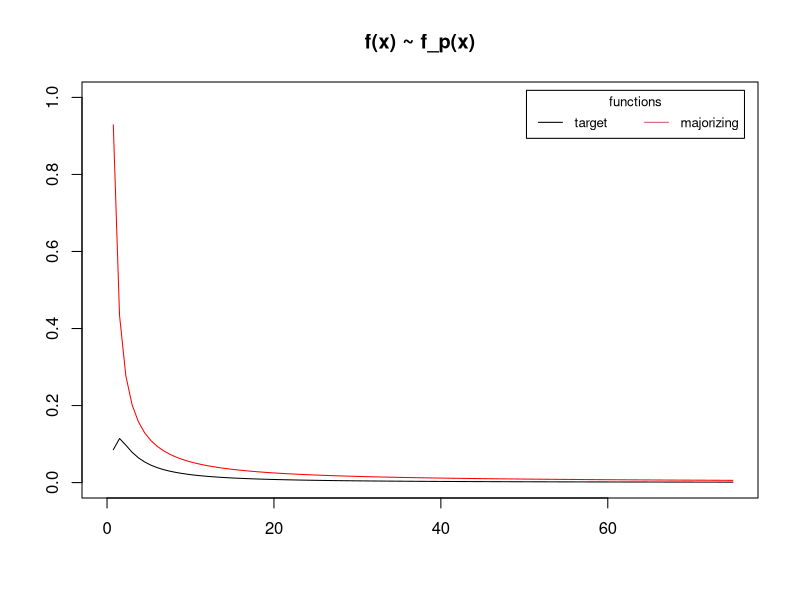

R code for this plot: (Note: this script raises an error after producing the figure.)
#########
### 1 ###
#########

c = 2
t_min = 1.5
alpha = 1.1

plot(1, xlim = c(0,75), ylim = c(0, 1), type = "n", xlab = "", ylab = "", main = "f(x) ~ f_p(x)")
curve(eval(c) * (sqrt(2 * pi)^(-1)) * exp(-eval(c)^(2) / (2 * x)) * x^(-3/2), from=0, to=75, add=TRUE, col="black")
curve((eval(alpha) - 1 / eval(t_min)) * (x / eval(t_min))^(-eval(alpha)), from=0, to=75, add=TRUE, col="red")

legend("topright", inset=.02, title="functions",
       c("target","majorizing"), horiz=TRUE, cex=0.8, col = 1:2, lty = 1)

#########
### 2 ###
#########

target_fun <- function(x, c) {
  res = 0
  res = ((c * (sqrt(2 * pi)^(-1)) * exp(-c^(2) / (2 * x)) * x^(-3/2)))
  res[x<0] = 0
  return (res)
}

power_law <- function(x, alpha, t_min) {
  return((alpha - 1 / t_min) * (x / t_min)^(-alpha))
}


majorizing_fun <- function(x, alpha, t_min, support_border) {
  sapply(x, function(y) {
    res = NA
    if (y<0) {
      res = 0
    }
    if ((y>=0) && (y<=support_border)) {
      res = x_max
    }
    if (y>support_border) {
      res = power_law(y, alpha, t_min)
    }	
    res
  }, simplify = TRUE)
}

alpha = 1.1
c = 2
t_min = 1.5

# Find out maximum value max(f(x)) for given parameters
x_max_target = c * (sqrt(2 * pi)^(-1)) * exp(-c^(2) / (2 * (c^2/3))) * (c^2/3)^(-3/2)

# Find x value of majorizing function with same y value as x_max_target
x_values = c(seq(0, 10, by=0.001))
for (x in x_values) {
  if (x>1) {
    res = power_law(x, alpha, t_min)
    if (round(res, 5) == round(x_max, 5)) {
      x_max_power_law = x
    }
  }
}

# If we search for x value of majorzing function with same y value as x_max_target we get an x value of ~5. This is our
# border until we use the Unif distribution and afterwards the power-law but if this is our border this is also
# our T_min or not? So our initial T_min of 1.5 is not the same as the support border? Something is wrong in our logic.

# Aaaah crap, we can't find the x value that has the same value than max_target because we need to set T_min in order to find our T_min
# I guess we'll just have to check by just trying out different values of T_min... 
# THis exercise should not be as complicated as it is. We should arbitrarily decide
# some value for T_min that is large enough, but not too much. Porbably something nice and round like 3*x with x being the x at which the maximum of the target function is reached.



support_border = x_max_power_law

vx = c(seq(0, t_min, t_min/10000), seq(t_min, 50, 50/10000))
plot(vx, (target_fun(vx, c)), pch=19, cex=0.4, xlab="x", ylab="density", main="Truncated normal and majorizing densities")
points(vx, (majorizing_fun(vx, alpha, t_min, support_border)), pch=19, cex=0.2, col="gray")

#########
### 3 ###
#########

rmajorizing<-function(n) {
  sapply(1:n,function(i) {
    res<-NA
    # What should the probabilities be? We need the integral of f(x) between 0 and T_min to get the probability
    # The probability from T_min to Inf is gonna be 1-p then. (Microsoft Teams answer to that question)
    
    # exactly, I think that 50/50 is not a bad probability since most of the mass of the target distrib is in the "front" and then everything else comes after
    
    
    component<-sample(1:2,1,prob=c(5/10,5/10))
    if(component==1){res<-runif(1)}
    # Here I want to sample from our power-law function as described in number 2.
    if(component==2){res<-rplcon(1, support_border, alpha)}
    res
  })
}

Nsample<-100000
num_histbreaks<-1000
hist(rmajorizing(Nsample),breaks=1000,col="black",xlab="",ylab="",main="majorizing density",freq=FALSE)

fgentruncnormal<-function(c){
  x<-NA
  num_reject<-0
  while (is.na(x)){
    y<-rmajorizing(1)
    u<-runif(1)
    if (u<=target_fun(y)/(c*majorizing_fun(y))){x<-y}
    else{num_reject<-num_reject+1}
  }
  c(x,num_reject)
}

c = 1
vtruncnormal_acceptreject = sapply(rep(c,Nsample),fgentruncnormal)[1,]
vtruncnormal_direct = rnorm(2*Nsample)
vtruncnormal_direct = vtruncnormal_direct[vtruncnormal_direct>=0]

hist(vtruncnormal_acceptreject,col="black",breaks=100,xlab="",ylab="",freq=FALSE,main="")
hist(vtruncnormal_direct,col=gray(0.8),breaks=100,xlab="",ylab="",freq=FALSE,main="",add=TRUE)
legend("topright",pch=19,cex=1.5,legend=c("acceptance/rejection algorithm","direct sampling"),col=c("black",gray(0.8)),bty="n")
